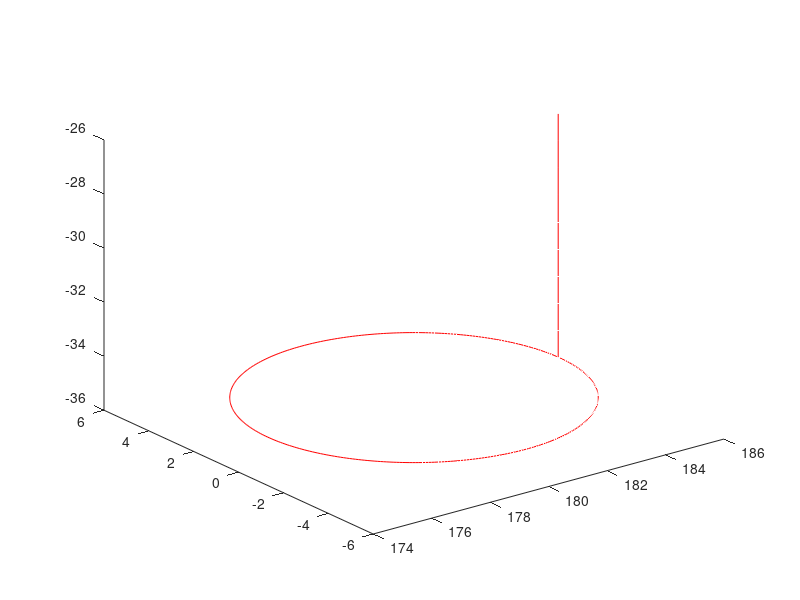

The MATLAB source for this figure: (Note: this script raises an error after producing the figure.)
clear; clc;
% Validation
x = [];
y = [];
z = [];
tool_length = 150;

for i= 1:370
    if i < 11
        x = [x (20 + 165 - 5) + 5*cos(pi/180)];
        y = [y (0 - 0) + 5*sin(pi/180)];
        z = [z (165 - (40 + tool_length)) - i];
    else 
        x = [x (20 + 165 - 5) + 5*cos((i - 10)*pi/180)];
        y = [y (0 - 0) + 5*sin((i - 10)*pi/180)];
        z = [z (165 - (40 + tool_length)) - 10];
    end
end

plot3(x,y,z,'color','r');
hold on;

% Inverse kinematics
theta1 = [];
theta2 = [];
theta3 = [];
theta4 = [];
theta5 = [];
theta6 = [];

% Current position
Yaw = 180 + (0);
Pitch = 0 + (-20);
Roll = 0 + (0);
Yaw = Yaw*pi/180;
Pitch = Pitch*pi/180;
Roll = Roll*pi/180;

% Rotation matrix for specific pose using Roll-Pitch-Yaw matrix
Rz = [ cos(Roll)      -sin(Roll)  0;
       sin(Roll)      cos(Roll)   0;
       0              0           1];

Ry = [ cos(Pitch)     0           sin(Pitch);
       0              1           0;
       -sin(Pitch)    0           cos(Pitch)];

Rx = [ 1              0           0;
       0              cos(Yaw)    -sin(Yaw);
       0              sin(Yaw)    cos(Yaw)];

R06 = Rz * Ry * Rx;

for i = 1:370
    Px = x(i);
    Py = y(i);
    Pz = z(i);
    
    % Wrist position
    a1 = 20; a2 = 165; a3 = 0; d4 = -165; d6 = -40;
    d = d6 - tool_length;
    
    PWx = Px - abs(d)*R06(1,3);
    PWy = Py - abs(d)*R06(2,3);
    PWz = Pz - abs(d)*R06(3,3);
    
    a34 = hypot(a3, d4);
    r = hypot(PWx, PWy);
    AB = r - a1;
    len = hypot(PWz, AB);
    
    % Theta1 calculation
    theta1 = [theta1 atan2(PWy, PWx)*180/pi];
    if(theta1(i) < -169 || theta1(i) > 169)
        disp("S-Axis limit is reached");
        return;
    end
    
    % Theta2 calculation
    beta = acos(AB / len);
    alpha = acos((a2^2 + len^2 - a34^2) / (2*a2*len));
    theta2 = [theta2 (pi/2 - alpha - beta)*180/pi];
    if(theta2(i) < -84 || theta2(i) > 89)
        disp("L-Axis limit is reached");
        return;
    end
    
    % Theta3 calculation
    gramma = acos((a2^2 + a34^2 - len^2) / (2*a2*a34));
    theta3 = [theta3 (gramma - pi/2)*180/pi];
    if(theta3(i) < -49 || theta2(i) > 89)
        disp("U-Axis limit is reached");
        return;
    end
    
    % Transformation matrices
    P = [ PWx;
          PWy;
          PWz];
    T06 = [ R06   P;
            0 0 0 1];
    
    % Calculate T01
    syms a1 alpha1 d1
    a1 = 20; alpha1 = -pi/2; d1 = 0;
    a = a1; alpha = alpha1; d = d1; theta = theta1(i)*pi/180;
    T01 = [cos(theta)   -sin(theta)*cos(alpha)  sin(theta)*sin(alpha)   a*cos(theta);
           sin(theta)   cos(theta)*cos(alpha)   -cos(theta)*sin(alpha)  a*sin(theta);
           0            sin(alpha)              cos(alpha)              d;
           0            0                       0                       1];
    
    % Calculate T12
    syms a2 alpha2 d2
    a2 = 165; alpha2 = pi;  d2 = 0;
    a = a2; alpha = alpha2; d = d2; theta = -pi/2 + theta2(i)*pi/180;
    T12 = [cos(theta)   -sin(theta)*cos(alpha)  sin(theta)*sin(alpha)   a*cos(theta);
           sin(theta)   cos(theta)*cos(alpha)   -cos(theta)*sin(alpha)  a*sin(theta);
           0            sin(alpha)              cos(alpha)              d;
           0            0                       0                       1];
    
    % Calculate T23
    syms a3 alpha3 d3
    a3 = 0; alpha3 = -pi/2;  d3 = 0;
    a = a3; alpha = alpha3; d = d3; theta = theta3(i)*pi/180;
    T23 = [cos(theta)   -sin(theta)*cos(alpha)  sin(theta)*sin(alpha)   a*cos(theta);
           sin(theta)   cos(theta)*cos(alpha)   -cos(theta)*sin(alpha)  a*sin(theta);
           0            sin(alpha)              cos(alpha)              d;
           0            0                       0                       1];
    
    T36 = inv(T23)*inv(T12)*inv(T01)*T06;
    
    % Theta5 calculation
    theta5 = [theta5 asin(-T36(3,3))*180/pi];
    if(theta5(i) < -29 || theta5(i) > 109)
        disp("B-Axis limit is reached");
        return;
    end
    
    % Theta4 calculation
    if(cos(theta5*pi/180) > 0)
        theta4 = [theta4 atan2(-T36(2,3),-T36(1,3))*180/pi];
    elseif(cos(theta5*pi/180) < 0)
        theta4 = [theta4 atan2(T36(2,3),T36(1,3))*180/pi];
    end
    if(theta4(i) < -139 || theta4(i) > 139)
        disp("R-Axis limit is reached");
        return;
    end
    
    % Theta6 calculation
    if(cos(theta5*pi/180) > 0)
        theta6 = [theta6 atan2(-T36(3,2),-T36(3,1))*180/pi];
    elseif(cos(theta5*pi/180) < 0)
        theta6 = [theta6 atan2(T36(3,2),T36(3,1))*180/pi];
    end
    if(theta6(i) < -359 || theta2(i) > 359)
        disp("T-Axis limit is reached");
        return;
    end
end

% Forward kinematics
x_f=[];
y_f=[];
z_f=[];
rx_f=[];
ry_f=[];
rz_f=[];
for i = 1:370
    % Calculate T01
    syms a1 alpha1 d1
    a1 = 20; alpha1 = -pi/2; d1 = 0;
    a = a1; alpha = alpha1; d = d1; theta = theta1(i)*pi/180;
    T01 = [cos(theta)   -sin(theta)*cos(alpha)  sin(theta)*sin(alpha)   a*cos(theta);
           sin(theta)   cos(theta)*cos(alpha)   -cos(theta)*sin(alpha)  a*sin(theta);
           0            sin(alpha)              cos(alpha)              d;
           0            0                       0                       1];
    
    % Calculate T12
    syms a2 alpha2 d2
    a2 = 165; alpha2 = pi;  d2 = 0;
    a = a2; alpha = alpha2; d = d2; theta = -pi/2 + theta2(i)*pi/180;
    T12 = [cos(theta)   -sin(theta)*cos(alpha)  sin(theta)*sin(alpha)   a*cos(theta);
           sin(theta)   cos(theta)*cos(alpha)   -cos(theta)*sin(alpha)  a*sin(theta);
           0            sin(alpha)              cos(alpha)              d;
           0            0                       0                       1];
    
    % Calculate T23
    syms a3 alpha3 d3
    a3 = 0; alpha3 = -pi/2;  d3 = 0;
    a = a3; alpha = alpha3; d = d3; theta = theta3(i)*pi/180;
    T23 = [cos(theta)   -sin(theta)*cos(alpha)  sin(theta)*sin(alpha)   a*cos(theta);
           sin(theta)   cos(theta)*cos(alpha)   -cos(theta)*sin(alpha)  a*sin(theta);
           0            sin(alpha)              cos(alpha)              d;
           0            0                       0                       1];
    
    % Calculate T34
    syms a4 alpha4 d4
    a4 = 0; alpha4 = pi/2;  d4 = -165;
    a = a4; alpha = alpha4; d = d4; theta = theta4(i)*pi/180;
    T34 = [cos(theta)   -sin(theta)*cos(alpha)  sin(theta)*sin(alpha)   a*cos(theta);
           sin(theta)   cos(theta)*cos(alpha)   -cos(theta)*sin(alpha)  a*sin(theta);
           0            sin(alpha)              cos(alpha)              d;
           0            0                       0                       1];
    
    % Calculate T45
    syms a5 alpha5 d5
    a5 = 0; alpha5 = -pi/2;  d5 = 0;
    a = a5; alpha = alpha5; d = d5; theta = -pi/2 + theta5(i)*pi/180;
    T45 = [cos(theta)   -sin(theta)*cos(alpha)  sin(theta)*sin(alpha)   a*cos(theta);
           sin(theta)   cos(theta)*cos(alpha)   -cos(theta)*sin(alpha)  a*sin(theta);
           0            sin(alpha)              cos(alpha)              d;
           0            0                       0                       1];
    
    % Calculate T56
    syms a6 alpha6 d6
    a6 = 0; alpha6 = pi;  d6 = -40;
    a = a6; alpha = alpha6; d = d6 - tool_length; theta = theta6(i)*pi/180;
    T56 = [cos(theta)   -sin(theta)*cos(alpha)  sin(theta)*sin(alpha)   a*cos(theta);
           sin(theta)   cos(theta)*cos(alpha)   -cos(theta)*sin(alpha)  a*sin(theta);
           0            sin(alpha)              cos(alpha)              d;
           0            0                       0                       1];
    
    T06 = T01*T12*T23*T34*T45*T56;
     
    x_f = [x_f T06(1,4)];
    y_f = [y_f T06(2,4)];
    z_f = [z_f T06(3,4)];
    ry_f = [ry_f -asin(T06(3,1))*180/pi];
    if(cos(ry_f*pi/180) > 0)
        rx_f = [rx_f atan2(T06(3,2),T06(3,3))*180/pi];
        rz_f = [rz_f atan2(T06(2,1),T06(1,1))*180/pi];
    elseif(cos(ry_f*pi/180) < 0)
        rx_f = [rx_f atan2(-T06(3,2),-T06(3,3))*180/pi];
        rz_f = [rz_f atan2(-T06(2,1),-T06(1,1))*180/pi];
    end
end

plot3(x_f,y_f,z_f,'-o','color','b');
legend('Pattern', 'Validation');
